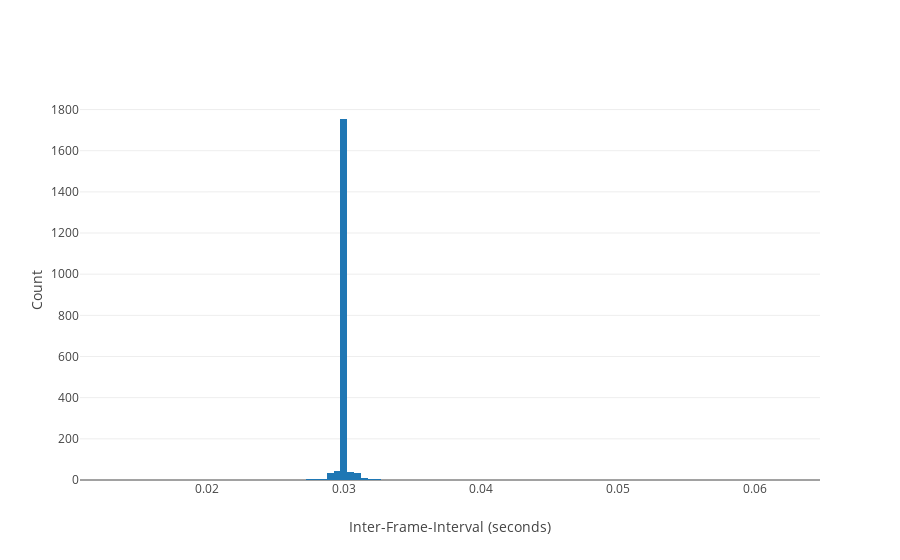

The notebook cell saved with this chart:
### Markdown cell above
## The histogram of frame intervals doesn't look so bad.

### Code cell
histData = go.Histogram(x=myFrameDiff)

fig = {
    'data': [histData],
    'layout': {
        'xaxis': {'title': 'Inter-Frame-Interval (seconds)'},
        'yaxis': {'title': "Count", 'type': "linear"}
    }
}

iplot(fig, filename='pandas/multiple-scatter')

### Figure 1 — Plotly figure (JSON) as saved in the notebook; plotly's stock layout.template omitted (floating-point values rounded to 4 significant figures; data arrays with more than 128 entries replaced by an {"elided": "..."} marker saying what was removed)
{"data": [{"type": "histogram", "x": {"elided": "1987 float values"}}], "layout": {"xaxis": {"title": "Inter-Frame-Interval (seconds)"}, "yaxis": {"title": "Count", "type": "linear"}}}
